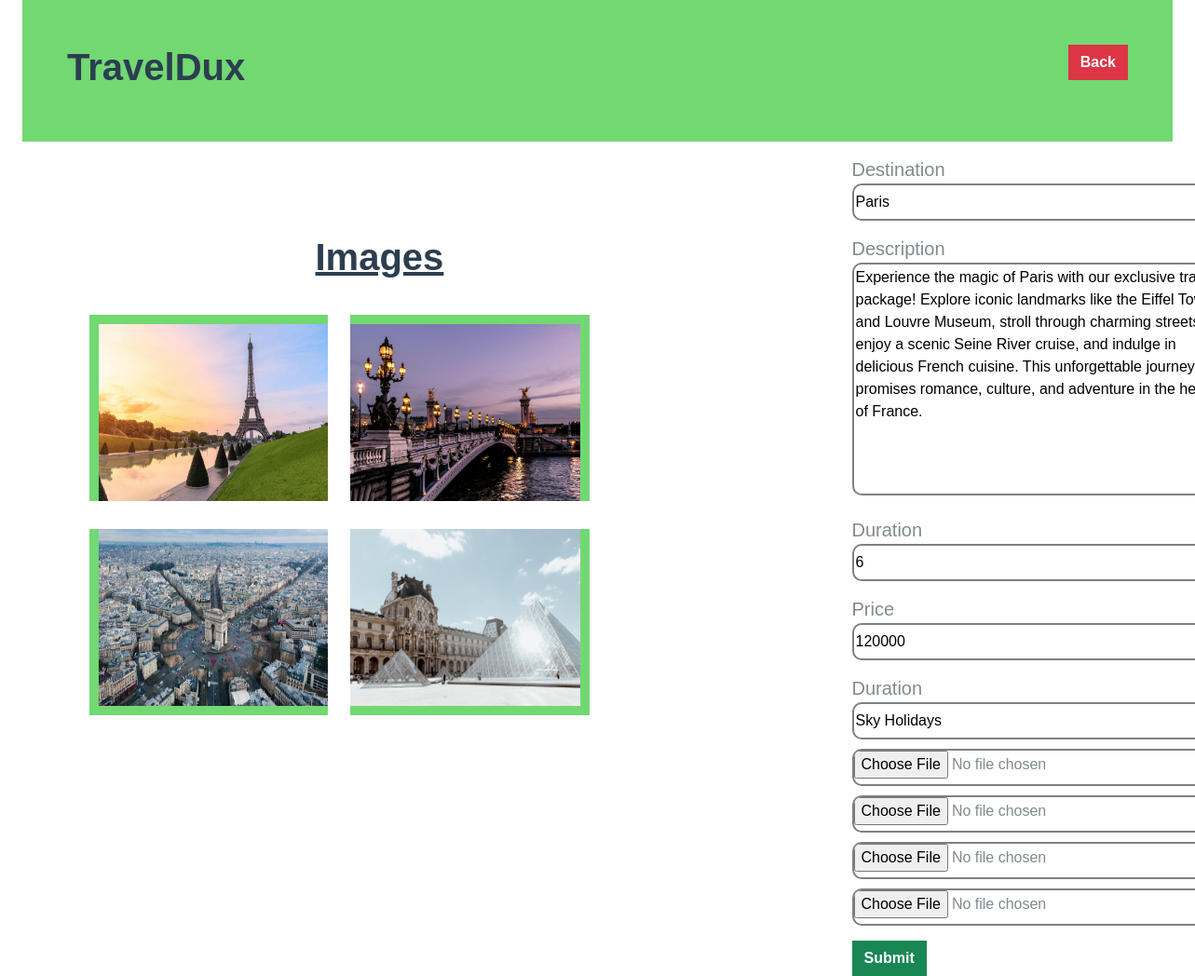
The app's page /vendorPackageView/1 with its own data.
### home/models.py (models this page shows, shortened)
class packages(models.Model):
    destination = models.CharField(max_length=100)
    description = models.CharField(max_length=1000)
    duration = models.CharField(max_length=10)
    price = models.IntegerField()
    packager_name = models.CharField(max_length=100)
    image1 = models.ImageField(upload_to='uploads/',null=True, blank=True)
    image2 = models.ImageField(upload_to='uploads/',null=True, blank=True)
    image3 = models.ImageField(upload_to='uploads/',null=True, blank=True)
    image4 = models.ImageField(upload_to='uploads/',null=True, blank=True)
    verification = models.CharField(max_length=100,default="Not Verified")

### home/views.py (the view, shortened to what this page needs)
# urls.py: path('vendorPackageView/<int:id>',views.vendorPackageView,name='vendorPackageView'),
def vendorPackageView(request,id):
    item = packages.objects.filter(id=id)
    context = {
        'item':item
    }
    return render(request,'vendorSection/view.html',context)

### template/vendorSection/view.html (shortened to what this page needs)
{% load static %}
<!DOCTYPE html>
<html lang="en">
<head>
    <link rel="stylesheet" href="https://cdn.jsdelivr.net/npm/bootstrap@5.3.3/dist/css/bootstrap.min.css">
    <link href="{% static 'css/bootstrap.min.css' %}" rel="stylesheet">
    <link href="{% static 'css/style.css' %}" rel="stylesheet">
</head>
<body>
    <div class="container-fluid">
        <div class="nav col-md-12" style="background-color: rgb(114, 216, 114);">
            <div class="col-md-6">
                <div class="title p-5">
                    <h1>TravelDux</h1>
                </div>
            </div>
            <div class="col-md-6">
                <div class="logout p-5" style="display:flex;justify-content:end;">
                    <a href="{% url 'adminpanel' %}" class="btn btn-danger">Back</a>
                </div>
            </div>
        </div>
    </div>
    <div class="container col-md-12 d-flex">
        {% for i in item %}
        <div class="col-md-9">
            <h1 style="margin-left: 50px;margin-left: 243px;margin-top: 100px;"><u>Images</u></h1>
            <div class="row d-flex">
                <div class="col-md-4"><img src="{{i.image1.url}}" alt="image 1" class="images" style="border-top: 10px solid  rgb(114, 216, 114);border-left: 10px solid  rgb(114, 216, 114);"></div>
                <div class="col-md-4"><img src="{{i.image2.url}}" alt="image 2" class="images" style="border-top: 10px solid  rgb(114, 216, 114);border-right: 10px solid  rgb(114, 216, 114);"></div>
            </div>
            <div class="row d-flex">
                <div class="col-md-4"><img src="{{i.image3.url}}" alt="image 3" class="images" style="border-bottom: 10px solid  rgb(114, 216, 114);border-left: 10px solid  rgb(114, 216, 114);"></div>
                <div class="col-md-4"><img src="{{i.image4.url}}" alt="image 4" class="images" style="border-bottom: 10px solid  rgb(114, 216, 114);border-right: 10px solid  rgb(114, 216, 114);"></div>
            </div>
        </div>
        <form action="" method="POST" enctype="multipart/form-data">
            <label for="destination">Destination</label><br>
            <input type="text" name="destination" id="destination" value="{{i.destination}}" required><br>
            <label for="description">Description</label><br>
            <textarea type="text" name="description" id="description" required>{{i.description}}</textarea><br>
            <label for="duration">Duration</label><br>
            <input type="text" name="duration" id="duration" value="{{i.duration}}" required><br>
            <label for="price">Price</label><br>
            <input type="number" name="price" id="price" value="{{i.price}}" required> <br>
            <label for="packager_name">Duration</label><br>
            <input type="text" name="packager_name" id="packager_name" value="{{i.packager_name}}" required><br>
            <input type="file" name="image1" accept="image/*" onchange="previewImage(event)" style="margin-top: 10px;">
            <input type="file" name="image2" accept="image/*" onchange="previewImage(event)" style="margin-top: 10px;">
            <input type="file" name="image3" accept="image/*" onchange="previewImage(event)" style="margin-top: 10px;">
            <input type="file" name="image4" accept="image/*" onchange="previewImage(event)" style="margin-top: 10px;"><br>
            <button type="submit" class="submit_button btn btn-success mt-3">Submit</button>
        </form>
        {% endfor %}
    </div>
</body>
</html>

### static/css/style.css (style rules this page uses)
:root { --primary: #86B817; --secondary: #FE8800; --light: #F5F5F5; --dark: #14141F; }
.btn { font-family: 'Nunito', sans-serif; font-weight: 600; transition: .5s; }

### template/vendorSection/view.html (style rules this page uses)
.images { width: 100%; height: 200px; margin-top: 30px; }
label { font-size: 20px; margin-top: 15px }
input { width: 400px; height: 40px; border-radius: 10px; border: 2px solid gray; }
textarea { width: 400px; height: 250px; border-radius: 10px; border: 2px solid gray; }

### records on screen
packages: image1 (picture), image2 (picture), image3 (picture), image4 (picture), destination "Paris", description "Experience the magic of Paris with our exclusive travel package! Explore iconic landmarks like the Eiffel Tower and Louvre Museum, stroll through charming streets, enjoy a scenic Seine River cruise, and indulge in delicious French cuisine. This unforgettable journey promises romance, culture, and adventure in the heart of France.", duration "6", price "120000", packager_name "Sky Holidays"
